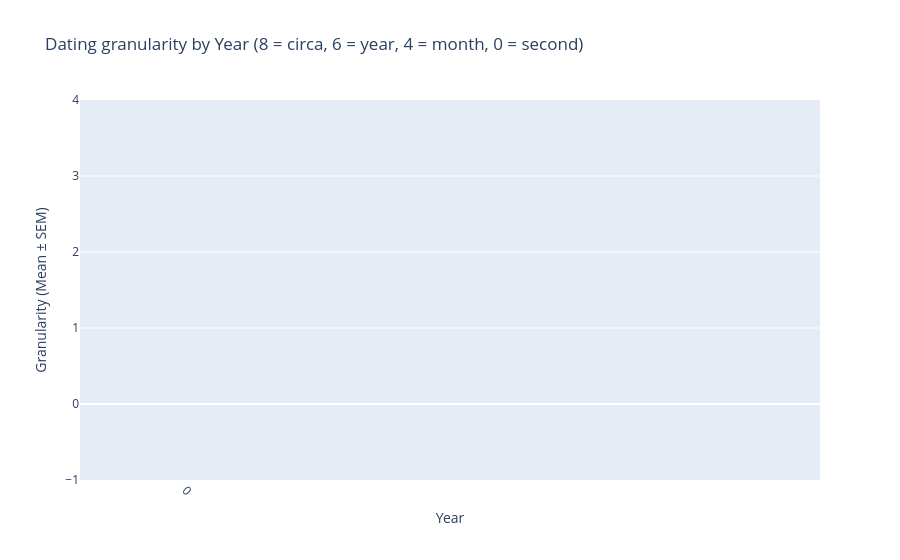

Notebook source saved alongside this figure:
### Code cell
pdp.plot_granularity(new_granularity_photos())

### Figure 1 — Plotly figure (JSON) as saved in the notebook; plotly's stock layout.template omitted (floating-point values rounded to 4 significant figures)
{"data": [{"error_y": {"array": [], "color": "black", "thickness": 1, "type": "data", "visible": true, "width": 3}, "marker": {"color": "darkorange"}, "name": "Granularity Mean", "opacity": 0.8, "type": "bar", "x": [], "y": []}], "layout": {"title": {"text": "Dating granularity by Year (8 = circa, 6 = year, 4 = month, 0 = second)"}, "xaxis": {"dtick": 10, "tick0": null, "tickangle": 45, "tickmode": "linear", "title": {"text": "Year"}}, "yaxis": {"title": {"text": "Granularity (Mean ± SEM)"}}}}
